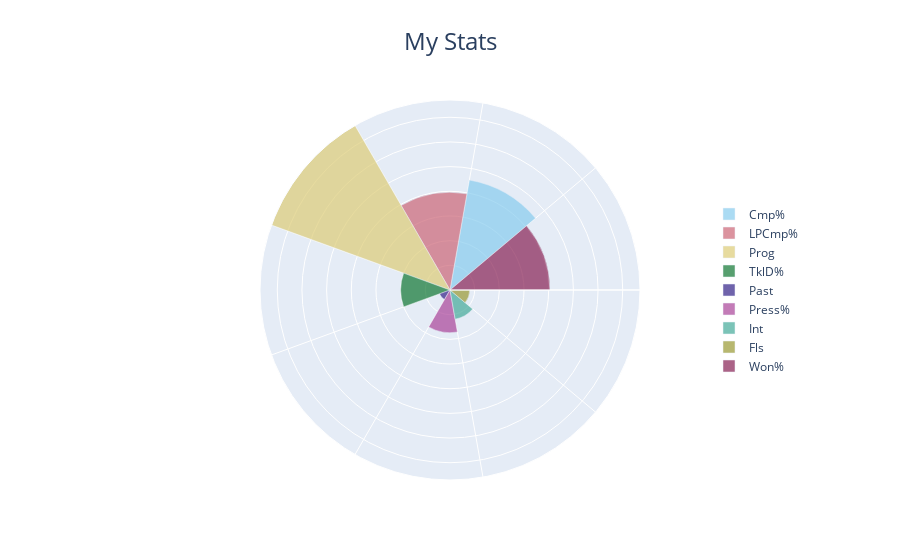

Notebook source saved alongside this figure:
### Code cell
def make_barpolar(vals, labels=None, colors=None, layout_options = None, **fig_kwargs):
    # infer slice angles
    num_slices = len(vals)
    theta = [(i + 1.5) * 360 / num_slices for i in range(num_slices)]
    width = [360 / num_slices for _ in range(num_slices)]
    
    # optionally infer colors
    if colors is None:
        color_seq = px.colors.qualitative.Safe
        color_indices = range(0, len(color_seq), len(color_seq) // num_slices)
        colors = [color_seq[i] for i in color_indices]

    if layout_options is None:
        layout_options = {}

    if labels is None:
        labels = ["" for _ in range(num_slices)]
        layout_options["showlegend"] = False

    # make figure
    barpolar_plots = [go.Barpolar(r=[r], theta=[t], width=[w], name=n, marker_color=[c], **fig_kwargs)
                      for r, t, w, n, c in zip(vals, theta, width, labels, colors)]
    
    fig = go.Figure(barpolar_plots)

    # align background
    angular_tickvals = [(i + 1) * 360 / num_slices for i in range(num_slices)]
    fig.update_layout(polar_angularaxis_tickvals=angular_tickvals)
    
    # additional layout parameters
    fig.update_layout(**layout_options)
    
    return fig


layout_options = {"title": "My Stats",
                  "title_font_size": 24,
                  "title_x": 0.5,
                  "legend_x": 0.85,
                  "legend_y": 0.5,
                  "polar_radialaxis_ticks": "",
                  "polar_radialaxis_showticklabels": False,
                  "polar_radialaxis_range": [0, max(vals)],
                  "polar_angularaxis_ticks": "",
                  "polar_angularaxis_showticklabels": False}

fig = make_barpolar(vals, labels, layout_options=layout_options, opacity = 0.7)
fig.show()

### Figure 1 — Plotly figure (JSON) as saved in the notebook; plotly's stock layout.template omitted (floating-point values rounded to 4 significant figures)
{"data": [{"marker": {"color": ["rgb(136, 204, 238)"]}, "name": "Cmp%", "opacity": 0.7, "r": [90.5], "theta": [60], "type": "barpolar", "width": [40]}, {"marker": {"color": ["rgb(204, 102, 119)"]}, "name": "LPCmp%", "opacity": 0.7, "r": [79.2], "theta": [100], "type": "barpolar", "width": [40]}, {"marker": {"color": ["rgb(221, 204, 119)"]}, "name": "Prog", "opacity": 0.7, "r": [154], "theta": [140], "type": "barpolar", "width": [40]}, {"marker": {"color": ["rgb(17, 119, 51)"]}, "name": "TklD%", "opacity": 0.7, "r": [40], "theta": [180], "type": "barpolar", "width": [40]}, {"marker": {"color": ["rgb(51, 34, 136)"]}, "name": "Past", "opacity": 0.7, "r": [9], "theta": [220], "type": "barpolar", "width": [40]}, {"marker": {"color": ["rgb(170, 68, 153)"]}, "name": "Press%", "opacity": 0.7, "r": [34.6], "theta": [260], "type": "barpolar", "width": [40]}, {"marker": {"color": ["rgb(68, 170, 153)"]}, "name": "Int", "opacity": 0.7, "r": [24], "theta": [300], "type": "barpolar", "width": [40]}, {"marker": {"color": ["rgb(153, 153, 51)"]}, "name": "Fls", "opacity": 0.7, "r": [16], "theta": [340], "type": "barpolar", "width": [40]}, {"marker": {"color": ["rgb(136, 34, 85)"]}, "name": "Won%", "opacity": 0.7, "r": [81], "theta": [380], "type": "barpolar", "width": [40]}], "layout": {"legend": {"x": 0.85, "y": 0.5}, "polar": {"angularaxis": {"showticklabels": false, "ticks": "", "tickvals": [40, 80, 120, 160, 200, 240, 280, 320, 360]}, "radialaxis": {"range": [0, 154], "showticklabels": false, "ticks": ""}}, "title": {"font": {"size": 24}, "text": "My Stats", "x": 0.5}}}
